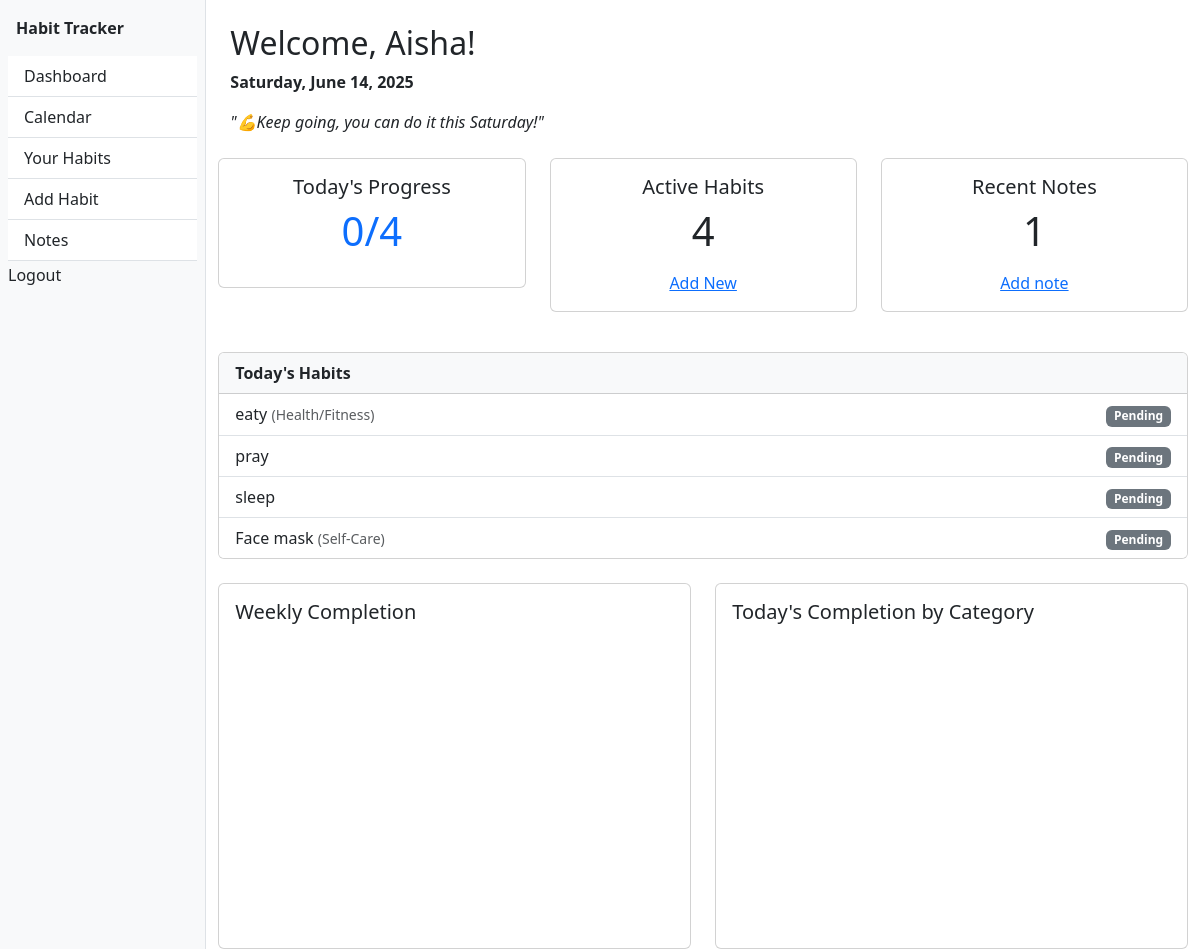
The page /habits/dashboard/ (signed in) on the database as committed earlier.
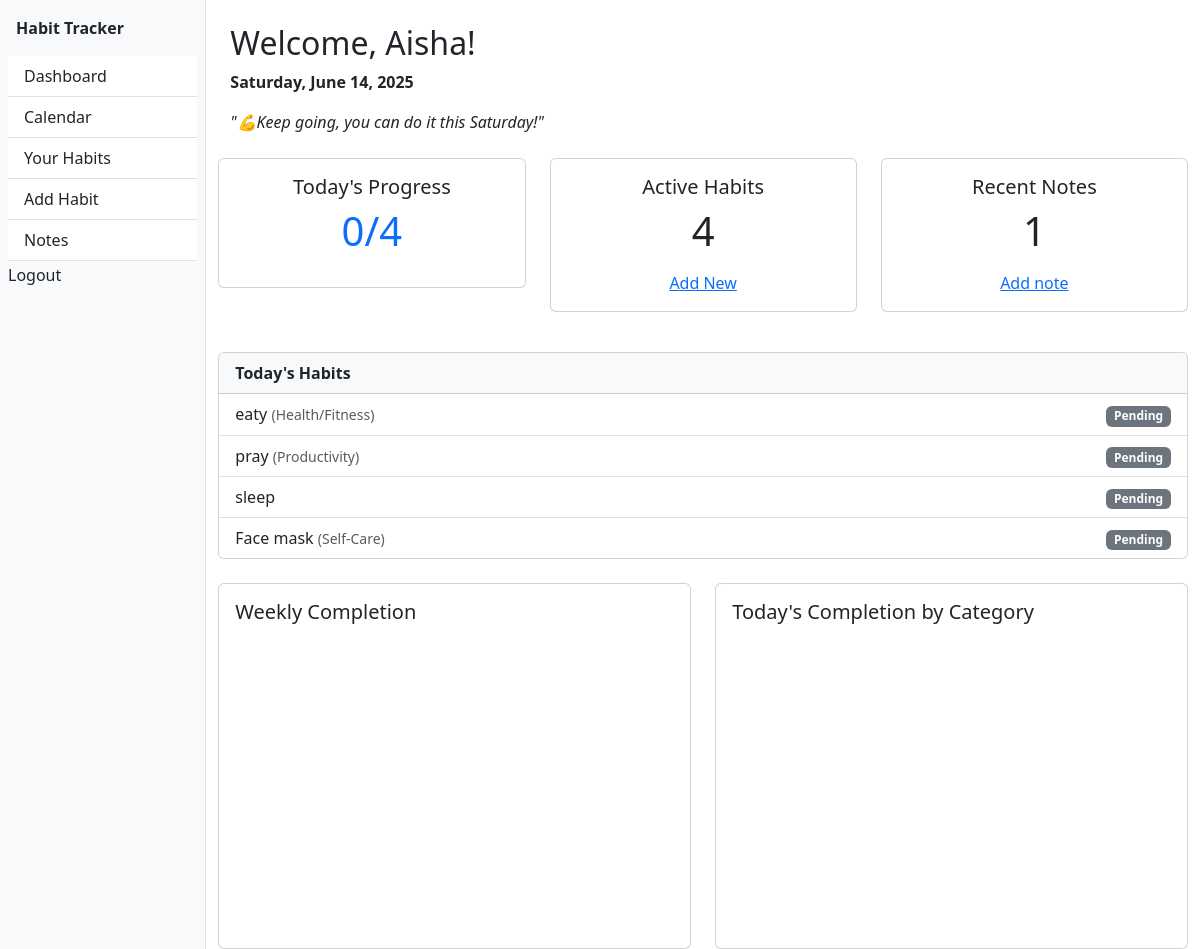
The same page on the database as committed later.
### habits/models.py (models this page shows, shortened)
class Habit(models.Model):
    CATEGORY_CHOICES = [
        ('health', 'Health/Fitness'),
        ('productivity', 'Productivity'),
        ('selfcare', 'Self-Care'),
        ('learning', 'Learning'),
        ('work', 'Work'),
        ('fun', 'Hobbies/Fun'),
    ]
    FREQUENCY_CHOICES = [
        ('daily', 'Daily'),
        ('weekly', 'Weekly'),
        ('custom', 'Custom'),
    ]
    user = models.ForeignKey(User, on_delete=models.CASCADE)
    name = models.CharField(max_length=100)  # e.g. "Drink water"
    description = models.TextField(blank=True)
    target = models.PositiveIntegerField(default=1)  # e.g. "8 glasses/day"
    frequency = models.CharField(max_length=20, choices=FREQUENCY_CHOICES, default='daily')
    category = models.CharField(max_length=50, choices=CATEGORY_CHOICES, blank=True)
    creation_date = models.DateTimeField(auto_now_add=True)
    is_template = models.BooleanField(default=False)  # For admin-curated templates
    created_by_admin = models.ForeignKey(
        User,
        on_delete=models.SET_NULL,
        null=True,
        blank=True,
        related_name='admin_habits'
    )

### habits/views.py (the view)
# urls.py: path('dashboard/', dashboard, name='dashboard'),
@login_required
def dashboard(request):
    habits = Habit.objects.filter(user=request.user)
    today = date.today()
    completed_habit_ids = HabitCompletion.objects.filter(
        habit__user=request.user,
        date=today,
        completed=True
    ).values_list('habit_id', flat=True)
    for habit in habits:
        habit.status = "Done" if habit.id in completed_habit_ids else "Pending"
    start_of_week = today - timedelta(days=today.weekday())  # Monday
    week_dates = [start_of_week + timedelta(days=i) for i in range(7)]
    weekly_data = HabitCompletion.objects.filter(
        habit__user=request.user,
        date__range=[week_dates[0], week_dates[-1]],
        completed=True
    ).values('date').annotate(count=Count('id'))
    chart_labels = [d.strftime('%a') for d in week_dates]
    chart_data = [next((item['count'] for item in weekly_data if item['date'] == d), 0) for d in week_dates]
    category_data = HabitCompletion.objects.filter(
        habit__user=request.user,
        date=today,
        completed=True
    ).values('habit__category').annotate(count=Count('id'))
    category_labels = []
    category_counts = []
    category_map = dict(Habit.CATEGORY_CHOICES)
    for item in category_data:
        label = category_map.get(item['habit__category'], 'Uncategorised')
        category_labels.append(label)
        category_counts.append(item['count'])
    completed_today = len(completed_habit_ids)
    habit_count = habits.count()
    notes_count = Note.objects.filter(user=request.user).count()
    return render(request, 'habits/dashboard.html', {
        'habits': habits,
        'completed_today': completed_today,
        'habit_count': habit_count,
        'today': today,
        'chart_labels': json.dumps(chart_labels),
        'chart_data': json.dumps(chart_data),
        'category_labels': json.dumps(category_labels),
        'category_data': json.dumps(category_counts),
        'notes_count': notes_count,
    })

### habits/templates/habits/dashboard.html (shortened to what this page needs)
{% extends 'habits/base.html' %}
{% block content %}
<div class="container mt-4">
    <h2>Welcome, {{ user.first_name|default:user.username }}!</h2>
    <p><strong>{{ today|date:"l, F j, Y" }}</strong></p>
  <p><em>"💪Keep going, you can do it this {{ today|date:'l' }}!"</em></p>
</div>
<div class="row mt-4">
    <div class="col-md-4 mb-3">
      <div class="card text-center">
        <div class="card-body">
          <h5 class="card-title">Today's Progress</h5>
          <p class="display-6 text-primary">{{ completed_today }}/{{ habit_count }}</p>
      </div>
    </div>
</div>
<div class="col-md-4 mb-3">
    <div class="card text-center">
      <div class="card-body">
        <h5 class="card-title">Active Habits</h5>
        <p class="display-6 text-purple">{{habit_count }}</p>
        <a href="{% url 'habits:habit_create' %}">Add New</a>
      </div>
    </div>
  </div>
<div class="col-md-4 mb-3">
    <div class="card text-center">
      <div class="card-body">
        <h5 class="card-title">Recent Notes</h5>
        <p class="display-6 text-purple">{{ notes_count }}</p>
        <a href="{% url 'habits:add_note' %}">Add note</a>
      </div>
    </div>
  </div>
</div>
<div class="card mt-4">
  <div class="card-header bg-light">
    <strong>Today's Habits</strong>
  </div>
  <ul class="list-group list-group-flush">
    {% for habit in habits %}
      <li class="list-group-item d-flex justify-content-between align-items-center">
        <div>
          {{ habit.name }}
          {% if habit.get_category_display %}
            <small class="text-muted">({{ habit.get_category_display }})</small>
          {% endif %}
        </div>
        <div>
          {% if habit.status == "Done" %}
            <span class="badge text-white" style="background-color: hotpink;">✔ Done</span>
          {% else %}
            <span class="badge bg-secondary">Pending</span>
          {% endif %}
        </div>
    {% endfor %}
  </ul>
</div>
<div class="row mt-4">
    <div class="col-md-6">
      <div class="card p-3">
        <h5>Weekly Completion</h5>
        <div id="weekly-completion-chart" style="height: 300px;"></div>
      </div>
    </div>
    <div class="col-md-6">
      <div class="card p-3">
        <h5>Today's Completion by Category</h5>
        <div id="category-completion-chart" style="height: 300px;"></div>
      </div>
    </div>
  </div>
{% endblock %}

### habits/templates/habits/base.html (shortened to what this page needs)
<!DOCTYPE html>
<html lang="en">
<head>
    {% load static %}
    <link href="https://cdn.jsdelivr.net/npm/bootstrap@5.3.0/dist/css/bootstrap.min.css" rel="stylesheet">
        <link rel="stylesheet" href="https://cdn.jsdelivr.net/npm/bootstrap@5.3.0/dist/css/bootstrap.min.css">
        <link rel="stylesheet" href="{% static 'css/styles.css' %}">
</head>
<body>
        {% if request.user.is_authenticated %}
        <div class="d-flex">
            <div class="bg-light border-end" style="width: 250px; min-height: 100vh;">
                <div class="p-3 fw-bold">Habit Tracker</div>
                <div class="list-group list-group-flush px-2">
                    <a href="{% url 'habits:dashboard' %}" class="list-group-item list-group-item-action">Dashboard</a>
                    <a href="{% url 'habits:calendar' %}" class="list-group-item list-group-item-action">Calendar</a>
                    <a href="{% url 'habits:habit_list' %}" class="list-group-item list-group-item-action">Your Habits</a>
                    <a href="{% url 'habits:habit_create' %}" class="list-group-item list-group-item-action">Add Habit</a>
                    <a href="{% url 'habits:note_list' %}" class="list-group-item list-group-item-action">Notes</a>
        <form method="post" action="{% url 'logout' %}">
            <button type="submit" class="btn btn-link nav-link" style="display:inline; padding:0;">Logout</button>
        </form>
</div>
{% endif %}
</div>
    <div class="container">
        {% block content %}
        {% endblock %}
    </div>
</body>
</html>

Rows that differ between the two databases and show on the page:
changed Habit "pray": category (not shown) → "Productivity"
